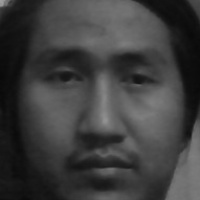
#> input picture face_dataset/aung/face_12.jpg, 200 x 200 px, given in place of the camera
$ python Generate_dataset.py
#> lines starting #> are read from the running program, lines starting #| are printed output that depends on the picture
#> the answer given: face_dataset/aung/face_12.jpg
import cv2
import os
from pyzbar import pyzbar


# Function to capture face images using a webcam
def capture_face_images(user_name, num_images=30):
#> called with user_name = 'face_dataset/aung/face_12.jpg', num_images = 30
    user_dir = f'face_dataset/{user_name}'
    os.makedirs (user_dir, exist_ok=True)
    face_classifier = cv2.CascadeClassifier ("haarcascade_frontalface_default.xml")
    cap = cv2.VideoCapture (0)

    face_count = 0
    while face_count < num_images:
        ret, frame = cap.read ( )
#> frame is the input picture: shape (200, 200, 3); min 9, max 160, mean 61.6
        if not ret:
            break

        gray = cv2.cvtColor(frame, cv2.COLOR_BGR2GRAY)
        faces = face_classifier.detectMultiScale (gray, 1.3, 5)
#> faces = [[12, 11, 181, 181]]

        for (x, y, w, h) in faces:
            cropped_face = frame[y:y + h, x:x + w]
            face_count += 1
            face = cv2.resize (cropped_face, (200, 200))
            face = cv2.cvtColor (face, cv2.COLOR_BGR2GRAY)
            face_path = os.path.join (user_dir, f'face_{face_count}.jpg')
            cv2.imwrite (face_path, face)
            cv2.putText (face, str (face_count), (50, 50), cv2.FONT_HERSHEY_COMPLEX, 1, (0, 255, 0), 2)
            print (f"Captured face image {face_count + 1} for {user_name}")
            cv2.imshow ("Cropped face", face)
#> this loop made 1 pass
#> (x, y, w, h, face_count) on pass 1: (12, 11, 181, 181, 1)
#| Captured face image 2 for face_dataset/aung/face_12.jpg
#> pass 1, in capture_face_images, `cropped_face = frame[y:y + h, x:x + w]`:
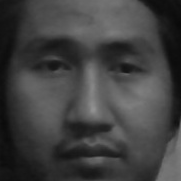
#> cropped_face: shape (181, 181, 3); min 10, max 147, mean 64.7
#> pass 1, in capture_face_images, `cv2.imshow ("Cropped face", face)`:
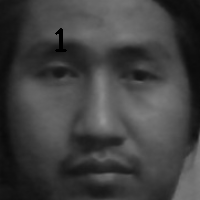
#> window 'Cropped face': shape (200, 200); min 0, max 146, mean 64.4
#> after the loop, face_count = 1

        if cv2.waitKey (1) == 13 or int (face_count) == 30:  # 13 is the ASCII character of Enter
#> (key Esc is pressed here)
#> the answer given: face_dataset/aung/face_1.jpg
            break

    cap.release ( )
    cv2.destroyAllWindows ( )
    print (f"Face image capture complete for {user_name}.")


# Function to extract QR code from an existing image
def extract_qr_code_from_image(user_name, image_path):
#> called with user_name = 'face_dataset/aung/face_12.jpg', image_path = 'face_dataset/aung/face_1.jpg'
    qr_code_dir = 'qr_dataset'
    user_qr_dir = os.path.join (qr_code_dir, user_name)
    os.makedirs (user_qr_dir, exist_ok=True)

    frame = cv2.imread(image_path)
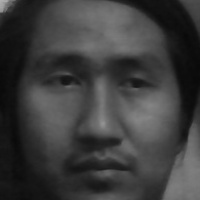
#> input picture face_dataset/aung/face_1.jpg, 200 x 200 px
#> frame is the input picture: shape (200, 200, 3); min 9, max 176, mean 60.9
    if frame is None:
        print (f"Failed to load image: {image_path}")
        return

    decoded_objects = pyzbar.decode(frame)
    if not decoded_objects:
        print (f"No QR code detected in the image: {image_path}")
        return

    for obj in decoded_objects:
        if obj.type == "QRCODE":
            (x, y, w, h) = obj.rect
            if x < 0 or y < 0 or x + w > frame.shape[1] or y + h > frame.shape[0]:
                print ("Invalid QR code coordinates, skipping...")
                continue

            qr_code_image = frame[y:y + h, x:x + w]
            qr_code_path = os.path.join (user_qr_dir, 'qr.png')
            cv2.imwrite(qr_code_path, qr_code_image)
            print (f"Extracted and saved QR code image for {user_name}: {qr_code_path}")
            return

    print (f"No valid QR code found in the image: {image_path}")


# Main script
user_name = input ("Enter user name: ")
capture_face_images (user_name)
image_path = input ("Enter path to the image containing the QR code: ")
extract_qr_code_from_image (user_name, image_path)
#> (the call stopped at in extract_qr_code_from_image, `decoded_objects = pyzbar.decode(frame)`: pyzbar is not available in this run)
